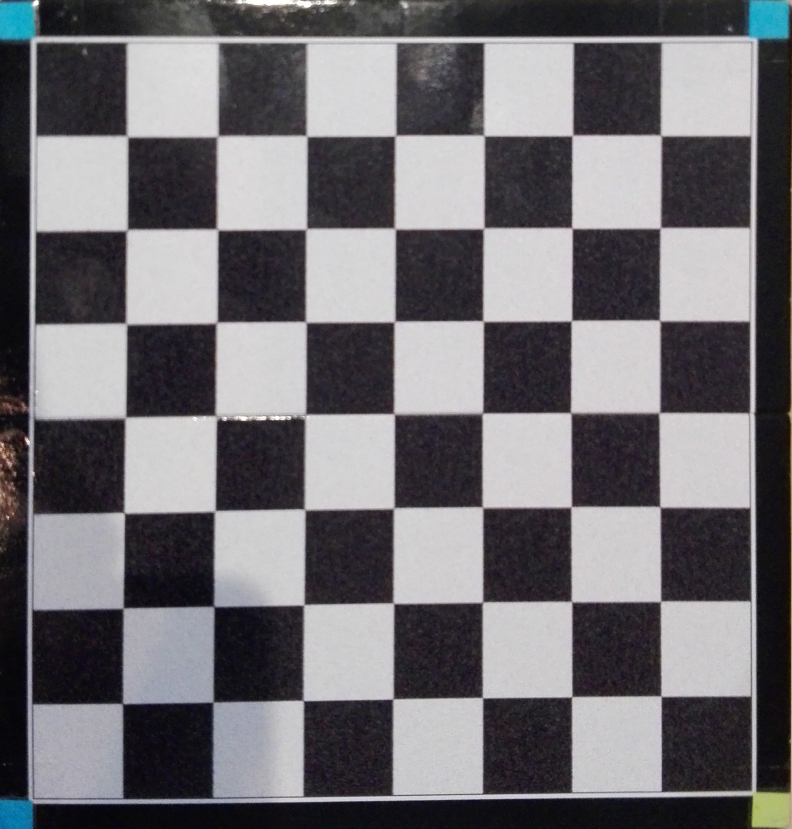
#> input picture DetectBoard/default.jpg, 2376 x 2486 px (shown at 1/3 size)
$ python boardDetect.py
#> lines starting #> are read from the running program, lines starting #| are printed output that depends on the picture
import cv2
import numpy as np

def f():
    class boardDetect():
        img_base = cv2.resize(cv2.imread("DetectBoard/1.jpg", cv2.IMREAD_COLOR),(0,0), fx=0.2, fy=0.2)
        img_gray_base = cv2.cvtColor(img_base, cv2.COLOR_BGR2GRAY)
        img_copy = img_base.copy()


        img_find = cv2.resize(cv2.imread("DetectBoard/default.jpg",cv2.IMREAD_GRAYSCALE),(0,0), fx=0.2, fy=0.2)
        w, h = img_find.shape[::-1]
        res = cv2.matchTemplate(img_gray_base, img_find, cv2.TM_CCOEFF_NORMED)
        a = 0.3
        b = np.where(res >= a)

        for pt in zip(*b[::-1]):
            cv2.rectangle(img_copy, pt, (pt[0] + w, pt[1] + h), (0, 0, 255), 1)

        key = ord('a')
        while key != ord('q'):
            cv2.imshow("Znaleziony", img_copy)
            cv2.imshow("find", img_find)
            cv2.imshow("first", img_base)
            key = cv2.waitKey(0)

def zad1():
    # wczytanie obrazu
    img1 = cv2.resize(cv2.imread("DetectBoard/default.jpg",cv2.IMREAD_COLOR),(0,0), fx=0.2, fy=0.2)
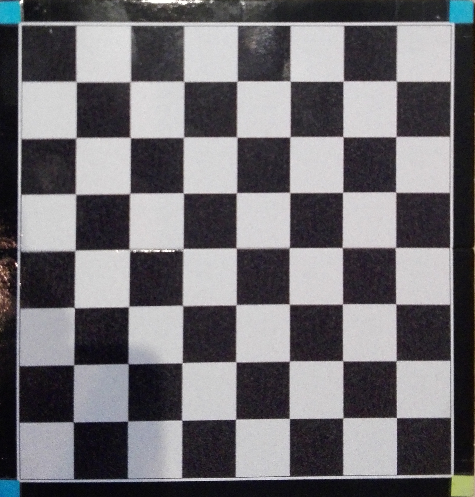
#> img1: shape (497, 475, 3); mean B, G, R 114.2, 110.1, 112.1
    # pobranie wymiarow
    # w, h, b = img1.shape
    # tworzenie macierzy do translacji
    # M = cv2.getRotationMatrix2D((h / 2, w / 2), 90, 1)
    # obraz obruzony o 90
    img2 = cv2.resize(cv2.imread("DetectBoard/1.jpg", cv2.IMREAD_COLOR),(0,0), fx=0.2, fy=0.2)
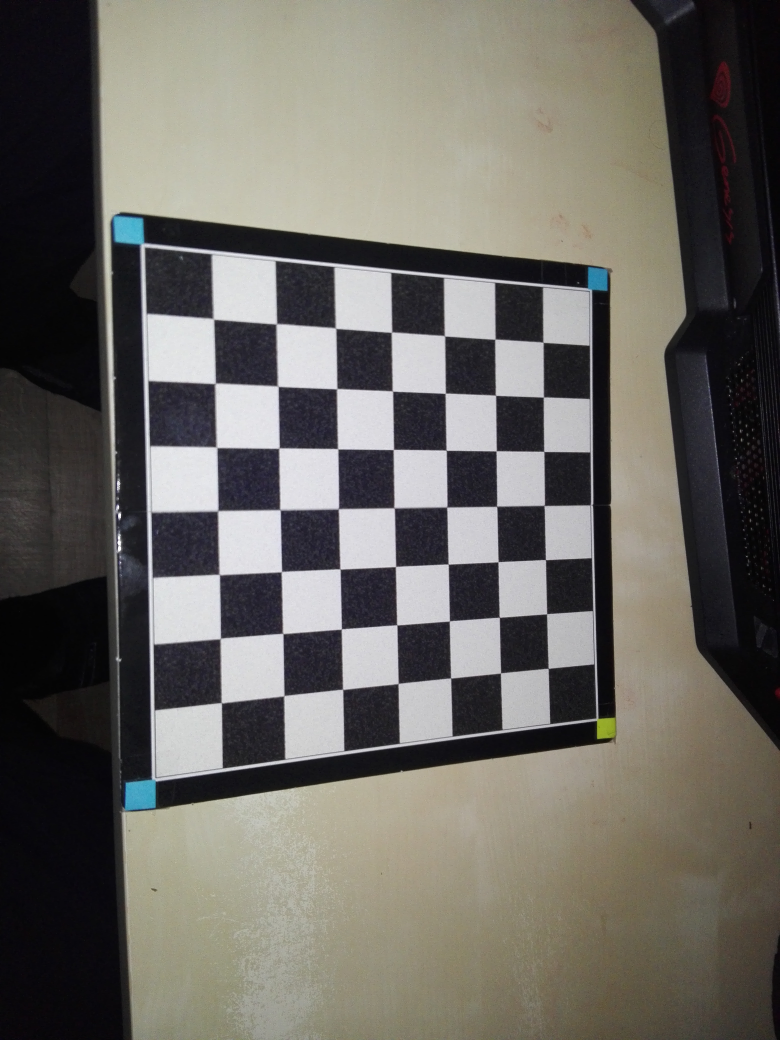
#> input picture DetectBoard/1.jpg, 3120 x 4160 px (shown at 1/4 size)
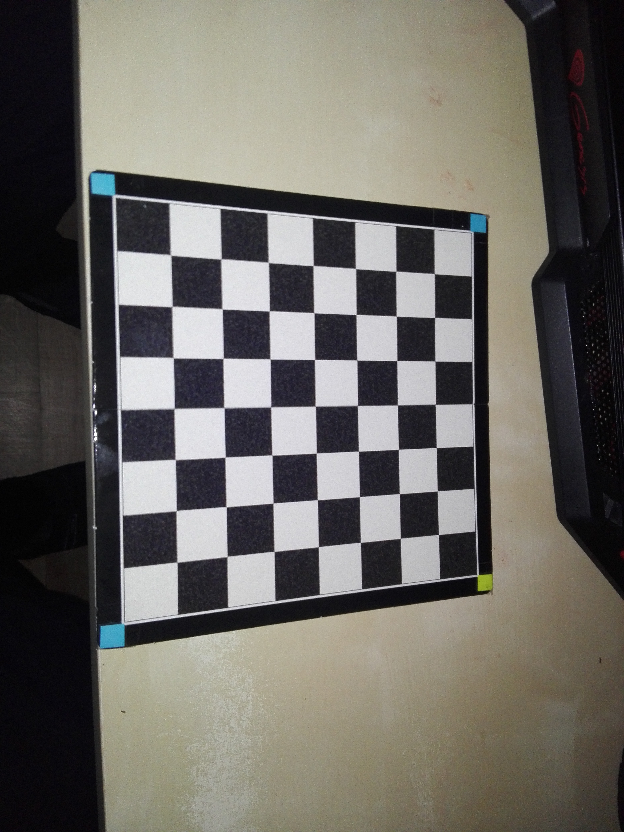
#> img2: shape (832, 624, 3); mean B, G, R 98.8, 104.6, 107.3
    # tworzenie detektora fast
    # fast = cv2.FastFeatureDetector_create()
    # tworzenie detektora ORB ograniczenie do 50 cech punktowych
    ORB = cv2.ORB_create(nfeatures=50)
    # szukanie cech punktowych fast
    # KP1 = fast.detect(img1,None)
    # KP2 = fast.detect(img2,None)
    # szukanie cech punktowych ORB
    kp1 = ORB.detect(img1, None)
#> kp1 = 50 keypoints; strongest (x, y, size): (341, 194, 37.2), (344, 190, 37.2), (122, 312, 111.1), (122, 242, 92.6)
    kp2 = ORB.detect(img2, None)
#> kp2 = 50 keypoints; strongest (x, y, size): (96, 411, 31), (318, 451, 31), (316, 548, 31), (223, 312, 37.2)
    # tworzenie deskryptorow fast
    # KP1, DES1 = fast.compute(img1,KP1)
    # KP2, DES2 = fast.compute(img2, KP2)
    # tworzenie deskryptorow ORB
    kp1, des1 = ORB.compute(img1, kp1)
    kp2, des2 = ORB.compute(img2, kp2)
    # tworzenie obiektu dopasowania
    BFM = cv2.BFMatcher(cv2.NORM_HAMMING)
    # szukanie dopasowan fast
    # matches2 = BFM.match(DES1, DES2)
    # szukanie dopasowan ORB
    matches = BFM.match(des1, des2)
#> matches = 50 matches
    # rysowanie dopasowan ORB
    img3 = cv2.drawMatches(img1, kp1, img2, kp2, matches, None)
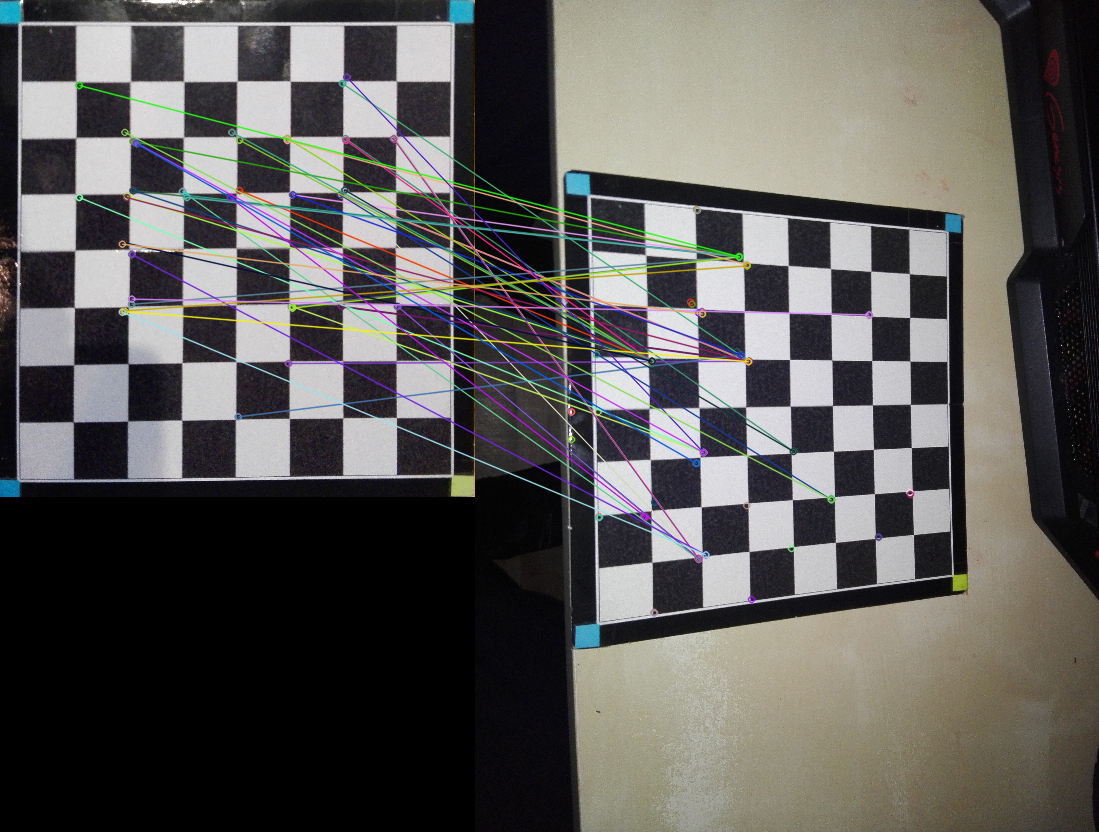
#> img3: shape (832, 1099, 3); mean B, G, R 86.5, 88.9, 90.6
    # rysowanie dopasowan fast
    # img4 = cv2.drawMatches(img1,KP1, img2,KP2 ,matches2, None)

    key = ord('a')
    while key != ord('q'):
        cv2.imshow("Dopasowania orb", img3)
        # cv2.imshow("Dopasowania fast", img4)
        key = cv2.waitKey(0)
#> (key q is pressed here)


if __name__ == "__main__":
    zad1()
